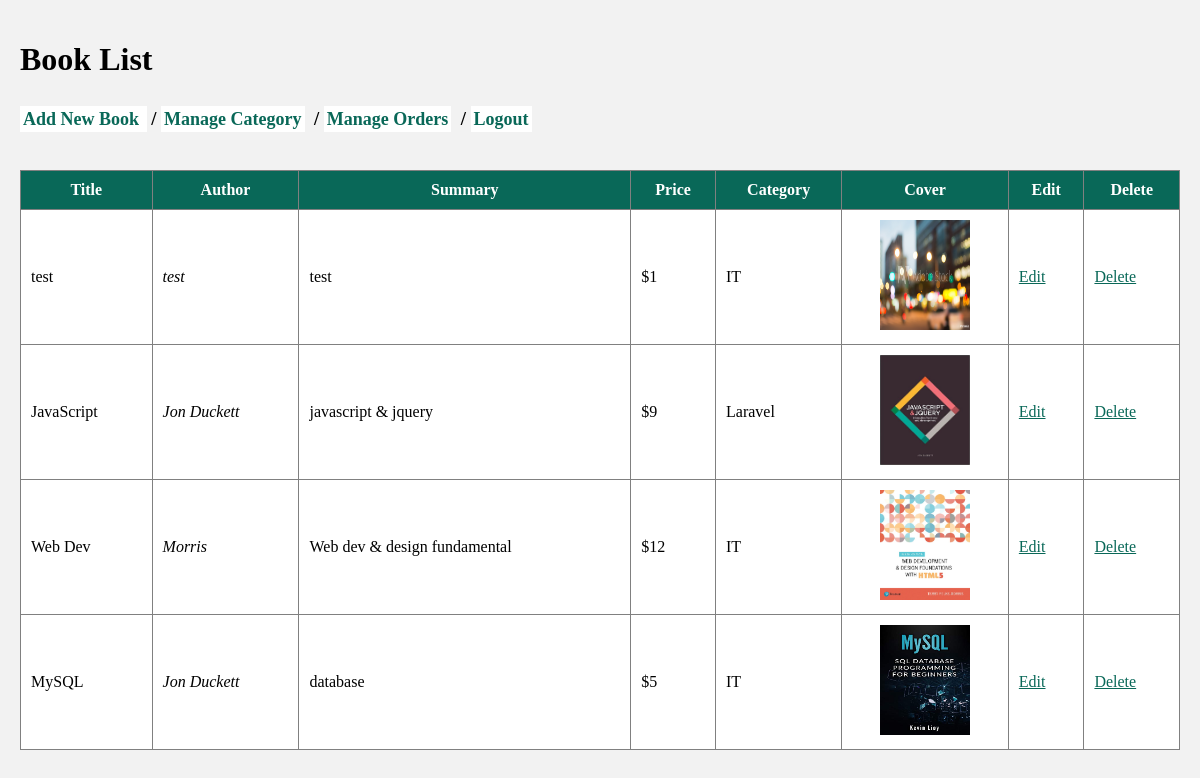
/admin/book-list.php, run on the app's committed database.
### tables this page shows
CREATE TABLE `books` (
  `id` int(11) NOT NULL,
  `title` varchar(255) NOT NULL,
  `author` varchar(255) NOT NULL,
  `summary` text NOT NULL,
  `price` float NOT NULL,
  `category_id` int(11) NOT NULL,
  `cover` varchar(255) NOT NULL,
  `created_date` datetime NOT NULL,
  `modified_date` datetime NOT NULL
);

CREATE TABLE `categories` (
  `id` int(11) NOT NULL,
  `name` varchar(255) NOT NULL,
  `remark` text NOT NULL,
  `created_date` datetime NOT NULL,
  `modified_date` datetime NOT NULL
);

### admin/book-list.php (the view, shortened to what this page needs)
<!DOCTYPE html>
<html lang="en">
<head>
    <link rel="stylesheet" href="css/style.css">
</head>
<body>
    <h1>Book List</h1>
    <h3 class="menu">
        <a href="book-new.php">Add New Book </a> &nbsp;/
        <a href="cat-list.php">Manage Category</a> &nbsp;/
        <a href="order.php">Manage Orders</a> &nbsp;/
        <a href="logout.php">Logout</a>
    </h3>
    <?php
        include('confs/config.php');
        $result=mysqli_query($conn,"SELECT books.*,categories.name
                                    FROM books LEFT JOIN categories
                                    ON books.category_id=categories.id
                                    ORDER BY books.created_date DESC");
    ?>
    <table width="100%" border="1px solid">
        <th>Title</th>
        <th>Author</th>
        <th>Summary</th>
        <th>Price</th>
        <th>Category</th>
        <th>Cover</th>
        <th>Edit</th>
        <th>Delete</th>
        <?php
            while($row=mysqli_fetch_assoc($result)):
        ?>
        <tr>
            <td><?php echo $row['title']?></td>
            <td><i><?php echo $row['author']?></i></td>
            <td class=summary><?php echo $row['summary']?></td>
            <td>$<?php echo $row['price']?></td>
            <td><?php echo $row['name']?></td>
            <td class="img"><img src="covers/<?php echo $row['cover']?>" alt="" width="90px;" height='110px' ></td>
            <td class='edit'> <a href="book-edit.php?id=<?php echo $row['id']?>">Edit</a></td>
            <td class='del'> <a href="book-del.php?id=<?php echo $row['id']?>">Delete</a></td>
        </tr>
        <?php endwhile?>
    </table>
</body>
</html>

### admin/css/style.css (style rules this page uses)
html, body { margin: auto 0; background: #F2F2F2; box-sizing: border-box; padding: 10px; }
.menu { margin: 30px 0px 40px 0px; }
.menu a { text-decoration: none; color: #096858; background: white; padding: 3px; font-size: 18px; }
table { width: 100%; border-collapse: collapse; background-color: white; }
th { background: #096858; color: white; }
th, td, tr { padding: 10px; }
.edit a, .del a { color: #096858; }

### admin/book-list.php (style rules this page uses)
.summary { max-width: 200px; overflow: auto; }
.img { text-align: center; }

### data on the page
books: title "test", author "test", summary "test", price "1", category.name "IT", cover (picture)
books: title "JavaScript", author "Jon Duckett", summary "javascript & jquery", price "9", category.name "Laravel", cover (picture)
books: title "Web Dev", author "Morris", summary "Web dev & design fundamental", price "12", category.name "IT", cover (picture)
books: title "MySQL", author "Jon Duckett", summary "database", price "5", category.name "IT", cover (picture)
